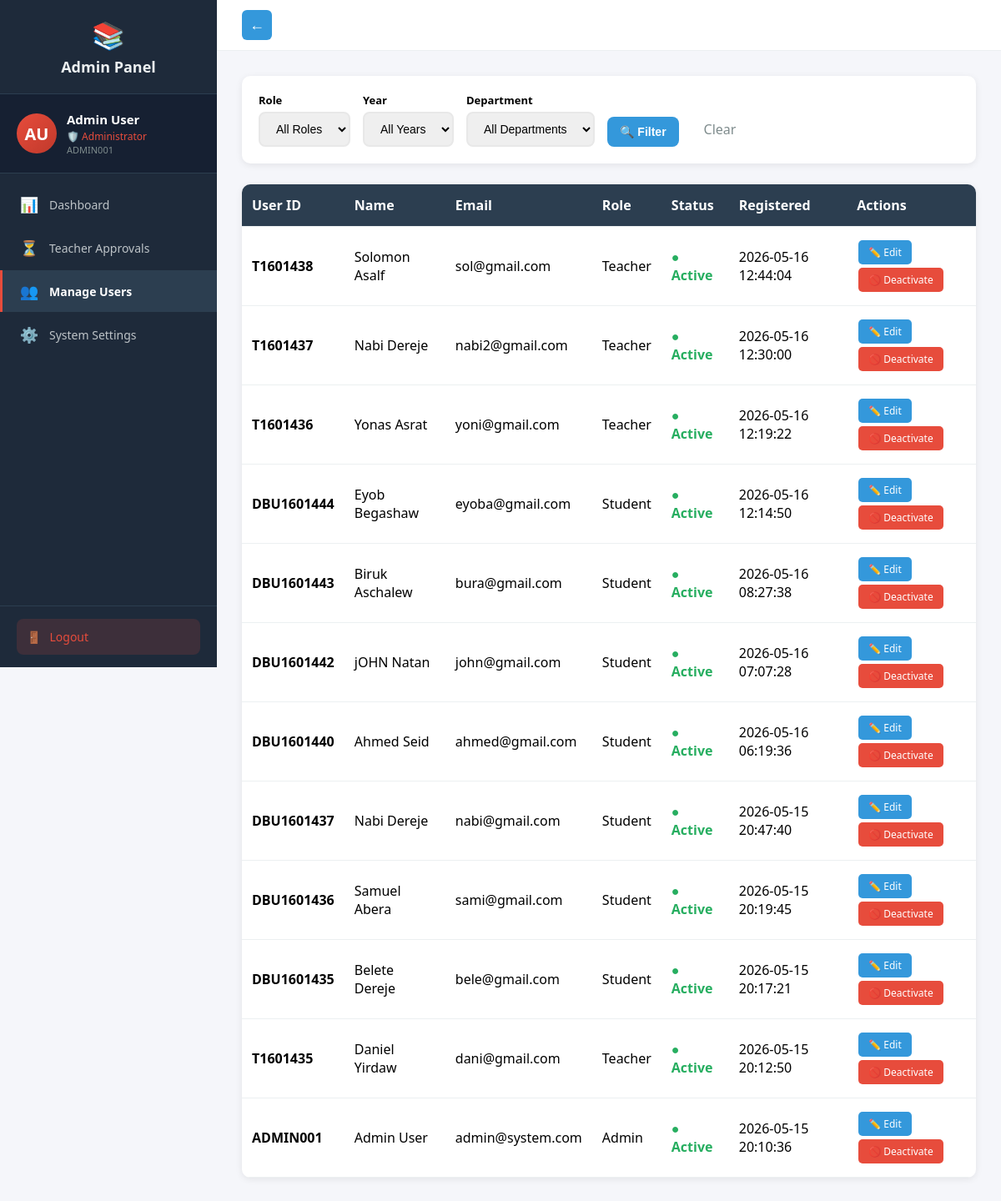
Page /admin/users (signed in) on the earlier database version.
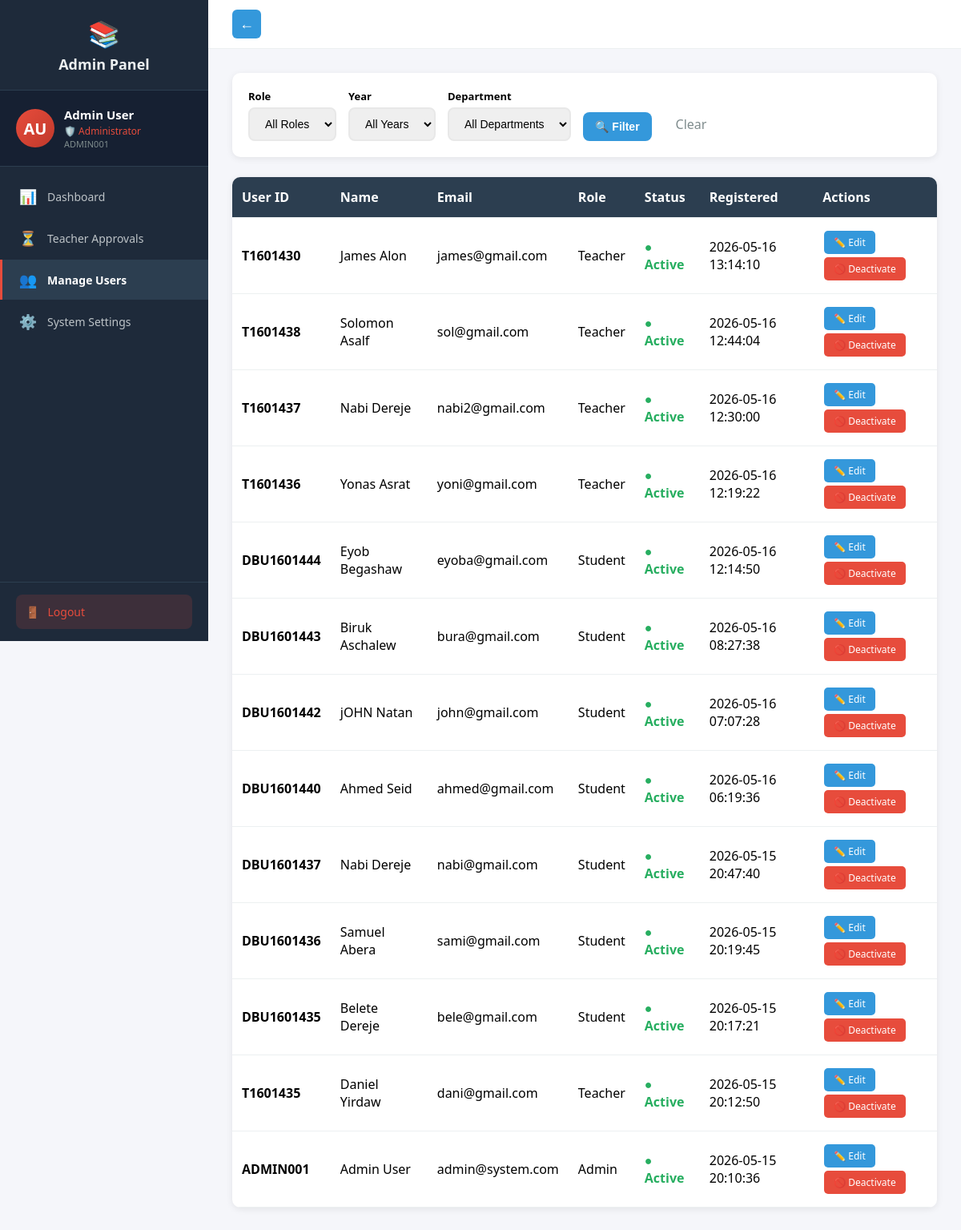
Same page on the later database version.
### tables this page shows
CREATE TABLE users (
            id TEXT PRIMARY KEY,
            user_id TEXT UNIQUE NOT NULL,
            first_name TEXT NOT NULL,
            last_name TEXT NOT NULL,
            email TEXT UNIQUE NOT NULL,
            password_hash TEXT NOT NULL,
            role TEXT NOT NULL,
            is_approved INTEGER DEFAULT 0,
            created_at TIMESTAMP DEFAULT CURRENT_TIMESTAMP,
            updated_at TIMESTAMP DEFAULT CURRENT_TIMESTAMP,
            node_id TEXT
        );

### routes_admin.py (the view)
@admin_bp.route('/users', endpoint='manage_users')
@login_required
def manage_users():
    if current_user.role != 'admin':
        return redirect(url_for('auth.login'))
    conn = get_db()
    cur = conn.cursor()
    role_filter = request.args.get('role', '').strip()
    year_filter = request.args.get('year', '').strip()
    dept_filter = request.args.get('department', '').strip()
    query = "SELECT id, user_id, first_name, last_name, email, role, is_approved, created_at FROM users WHERE 1=1"
    params = []
    if role_filter:
        query += " AND role = ?"
        params.append(role_filter)
    query += " ORDER BY created_at DESC"
    cur.execute(query, params)
    all_users = cur.fetchall()
    filtered_users = []
    for u in all_users:
        include = True
        if year_filter and u['role'] == 'student':
            cur.execute("SELECT year FROM students WHERE user_id = ?", (u['id'],))
            row = cur.fetchone()
            if not row or str(row[0]) != year_filter:
                include = False
        if dept_filter and u['role'] == 'student':
            cur.execute("SELECT department FROM students WHERE user_id = ?", (u['id'],))
            row = cur.fetchone()
            if not row or row[0] != dept_filter:
                include = False
        if year_filter and u['role'] == 'teacher':
            cur.execute("SELECT years FROM teachers WHERE user_id = ?", (u['id'],))
            row = cur.fetchone()
            if not row or year_filter not in row[0]:
                include = False
        if dept_filter and u['role'] == 'teacher':
            cur.execute("SELECT departments FROM teachers WHERE user_id = ?", (u['id'],))
            row = cur.fetchone()
            if not row or dept_filter not in row[0]:
                include = False
        if include:
            filtered_users.append(u)
    depts = set()
    cur.execute("SELECT department FROM students")
    for row in cur.fetchall():
        if row[0]: depts.add(row[0])
    cur.execute("SELECT departments FROM teachers")
    for row in cur.fetchall():
        if row[0]:
            for d in row[0].split(','):
                depts.add(d.strip())
    departments = sorted(list(depts))
    years = set()
    cur.execute("SELECT year FROM students")
    for row in cur.fetchall():
        if row[0]: years.add(str(row[0]))
    cur.execute("SELECT years FROM teachers")
    for row in cur.fetchall():
        if row[0]:
            for y in row[0].split(','):
                years.add(y.strip())
    years = sorted(list(years))
    conn.close()
    return render_template('admin/users.html', users=filtered_users, departments=departments, years=years,
                         role_filter=role_filter, year_filter=year_filter, dept_filter=dept_filter)

### auth.py (called while the page is built)
def get_db():
    conn = sqlite3.connect('assignments.db')
    conn.row_factory = sqlite3.Row
    return conn

@login_manager.user_loader
def load_user(user_id):
    conn = get_db()
    cur = conn.cursor()
    cur.execute("SELECT id, user_id, first_name, last_name, email, role, is_approved FROM users WHERE id = ?", (user_id,))
    user = cur.fetchone()
    cur.close()
    conn.close()
    if user:
        from flask_login import UserMixin
        class User(UserMixin):
            pass
        u = User()
        u.id = user['id']
        u.user_id = user['user_id']
        u.first_name = user['first_name']
        u.last_name = user['last_name']
        u.email = user['email']
        u.role = user['role']
        u.is_approved = user['is_approved']
        return u
    return None

### routes_admin.py (called while the page is built)
def get_db():
    conn = sqlite3.connect('assignments.db')
    conn.row_factory = sqlite3.Row
    return conn

### templates/admin/users.html (shortened to what this page needs)
{% extends "admin_base.html" %}
{% block content %}
<div class="filter-bar">
    <form method="GET" style="display:flex; gap:15px; align-items:end; flex-wrap:wrap;">
        <div>
            <label style="font-weight:600; font-size:13px; display:block; margin-bottom:5px;">Role</label>
            <select name="role" onchange="this.form.submit()">
                <option value="">All Roles</option>
            </select>
        </div>
        <div>
            <label style="font-weight:600; font-size:13px; display:block; margin-bottom:5px;">Year</label>
            <select name="year" onchange="this.form.submit()">
                <option value="">All Years</option>
            </select>
        </div>
        <div>
            <label style="font-weight:600; font-size:13px; display:block; margin-bottom:5px;">Department</label>
            <select name="department" onchange="this.form.submit()">
                <option value="">All Departments</option>
            </select>
        </div>
        <button type="submit">🔍 Filter</button>
        <a href="/admin/users" style="padding:10px 15px; color:#7f8c8d; text-decoration:none;">Clear</a>
    </form>
</div>
<table>
    <tr>
        <th>User ID</th><th>Name</th><th>Email</th><th>Role</th><th>Status</th><th>Registered</th><th>Actions</th>
    </tr>
    {% for u in users %}
    <tr>
        <td><strong>{{ u[1] }}</strong></td>
        <td>{{ u[2] }} {{ u[3] }}</td>
        <td>{{ u[4] }}</td>
        <td><span style="text-transform:capitalize;">{{ u[5] }}</span></td>
        <td>
            {% if u[6] %}
                <span class="status-active">● Active</span>
            {% else %}
                <span class="status-inactive">● Inactive</span>
            {% endif %}
        </td>
        <td>{{ u[7] if u[7] else '' }}</td>
        <td>
            <a href="/admin/edit-user/{{ u[0] }}" class="btn btn-primary">✏️ Edit</a>
            <a href="/admin/toggle-user/{{ u[0] }}" class="btn {{ 'btn-danger' if u[6] else 'btn-warning' }}">
                {{ '🚫 Deactivate' if u[6] else '✅ Activate' }}
            </a>
        </td>
    </tr>
    {% endfor %}
</table>
{% endblock %}

### templates/admin_base.html (shortened to what this page needs)
<!DOCTYPE html>
<html>
<head>
</head>
<body>
    <div class="layout">
        <div class="sidebar" id="sidebar">
            <div class="logo">
                <span class="icon">📚</span>
                Admin Panel
            </div>
            <div class="profile-card">
                <div class="avatar">{{ current_user.first_name[0] }}{{ current_user.last_name[0] }}</div>
                <div class="info">
                    <div class="name">{{ current_user.first_name }} {{ current_user.last_name }}</div>
                    <div class="role">🛡️ Administrator</div>
                    <div class="id-text">{{ current_user.user_id }}</div>
                </div>
            </div>
            <nav>
                <a href="/admin/dashboard" class="{{ 'active' if request.path == '/admin/dashboard' }}" onclick="closeSidebar()">
                    <span class="icon">📊</span> Dashboard
                </a>
                <a href="/admin/dashboard#approvals" onclick="document.getElementById("panel-dashboard").classList.add("hidden");document.getElementById("panel-approvals").classList.remove("hidden")" onclick="closeSidebar()">
                    <span class="icon">⏳</span> Teacher Approvals
                </a>
                <a href="/admin/users" class="{{ 'active' if request.path == '/admin/users' }}" onclick="closeSidebar()">
                    <span class="icon">👥</span> Manage Users
                </a>
                <a href="/admin/settings" class="{{ 'active' if request.path == '/admin/settings' }}" onclick="closeSidebar()">
                    <span class="icon">⚙️</span> System Settings
                </a>
            </nav>
            <div class="sidebar-footer">
                <a href="/logout" class="logout-btn">
                    <span class="icon">🚪</span> Logout
                </a>
            </div>
        </div>
        <div class="main">
            <div class="topbar">
                {% if request.path != '/admin/dashboard' %}
                <button id="back-btn" class="back-btn" onclick="goBack()"><span class="back-icon">←</span></button>
                {% endif %}
            </div>
            <div class="content">
                {% block content %}{% endblock %}
            </div>
        </div>
    </div>
</body>
</html>

Differences in the rows shown:
added users: user "T1601430", first_name "James", last_name "Alon", email "james@gmail.com", role "Teacher", shows "● Active", created_at "2026-05-16 13:14:10", is_approved "🚫 Deactivate"
